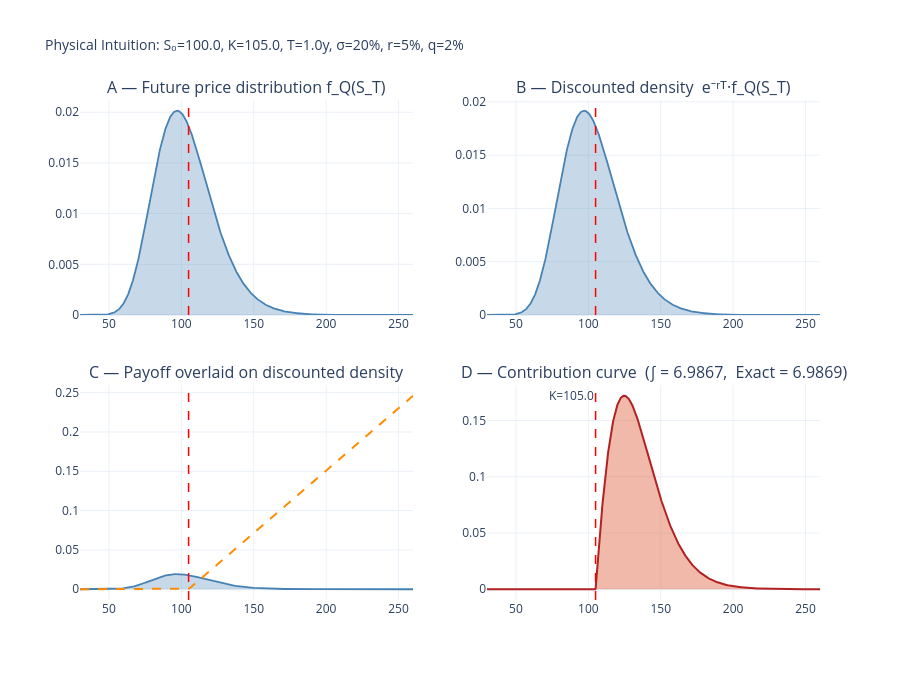

Notebook cell for this chart:
### Markdown cell above
## 3. The Four-Panel Visualization

The option price integral $C = \int \text{payoff}(S_T)\cdot e^{-rT}\cdot f_{\mathbb{Q}}(S_T)\,dS_T$
is built up in four steps:

| Panel | Shows |
|-------|-------|
| **A** | $f_{\mathbb{Q}}(S_T)$ — lognormal density of future price |
| **B** | $e^{-rT}\,f_{\mathbb{Q}}(S_T)$ — discounted (present-value-weighted) density |
| **C** | Payoff $\max(S_T-K,0)$ overlaid on the discounted density |
| **D** | **Contribution curve** $\text{payoff}\times e^{-rT}\,f_{\mathbb{Q}}(S_T)$; its area = $C$ |

The vertical dashed line marks the strike $K$. Scenarios to the left contribute nothing;
scenarios to the right contribute proportionally to their payoff and probability.

### Code cell
# Slightly OTM call for a cleaner picture
S0v, Kv, Tv = 100.0, 105.0, 1.0
rv, qv, sigv = 0.05, 0.02, 0.20

exact_v = bs_call(S0v, Kv, Tv, rv, qv, sigv)

# S_T grid
S_grid = np.linspace(30, 260, 1000)

# Lognormal PDF under Q
mu_log   = np.log(S0v) + (rv - qv - 0.5*sigv**2)*Tv
sig_log  = sigv * np.sqrt(Tv)
fQ       = lognorm.pdf(S_grid, s=sig_log, scale=np.exp(mu_log))

# Discounted density
disc     = np.exp(-rv * Tv)
fQ_disc  = disc * fQ

# Call payoff
payoff   = np.maximum(S_grid - Kv, 0.0)

# Contribution curve (Panel D)
contrib  = payoff * fQ_disc
area     = trapz(contrib, S_grid)   # numerical integral ≈ option price

# Scaled payoff for Panel C overlay (different y-scale from density)
payoff_sc = payoff / (Kv * 6)

FILL_A = 'rgba(70,130,180,0.30)'
FILL_B = 'rgba(70,130,180,0.30)'
FILL_D = 'rgba(220,80,40,0.40)'
LINE_BLUE   = dict(color='steelblue',   width=1.8)
LINE_ORANGE = dict(color='darkorange',  width=2.0, dash='dash')
LINE_RED    = dict(color='firebrick',   width=2.0)

fig = make_subplots(
    rows=2, cols=2,
    subplot_titles=[
        'A \u2014 Future price distribution f_Q(S_T)',
        'B \u2014 Discounted density  e\u207b\u02b3\u1d40\u00b7f_Q(S_T)',
        'C \u2014 Payoff overlaid on discounted density',
        f'D \u2014 Contribution curve  (\u222b = {area:.4f},  Exact = {exact_v:.4f})',
    ],
    vertical_spacing=0.14, horizontal_spacing=0.10
)

# ---- Panel A ----
fig.add_trace(go.Scatter(x=S_grid, y=fQ, fill='tozeroy', fillcolor=FILL_A,
    line=LINE_BLUE, showlegend=False, name='f_Q'), row=1, col=1)
fig.add_vline(x=Kv, line_dash='dash', line_color='red', line_width=1.5, row=1, col=1)

# ---- Panel B ----
fig.add_trace(go.Scatter(x=S_grid, y=fQ_disc, fill='tozeroy', fillcolor=FILL_B,
    line=LINE_BLUE, showlegend=False, name='discounted'), row=1, col=2)
fig.add_vline(x=Kv, line_dash='dash', line_color='red', line_width=1.5, row=1, col=2)

# ---- Panel C ----
fig.add_trace(go.Scatter(x=S_grid, y=fQ_disc, fill='tozeroy', fillcolor=FILL_B,
    line=LINE_BLUE, showlegend=False, name='density'), row=2, col=1)
fig.add_trace(go.Scatter(x=S_grid, y=payoff_sc,
    line=LINE_ORANGE, showlegend=False, name='payoff (scaled)'), row=2, col=1)
fig.add_vline(x=Kv, line_dash='dash', line_color='red', line_width=1.5, row=2, col=1)

# ---- Panel D ----
# Shade only the part right of K
mask = S_grid >= Kv
fig.add_trace(go.Scatter(
    x=np.concatenate([[Kv], S_grid[mask], [S_grid[mask][-1]]]),
    y=np.concatenate([[0],  contrib[mask], [0]]),
    fill='toself', fillcolor=FILL_D, line=dict(width=0),
    showlegend=False, name='contrib area'), row=2, col=2)
fig.add_trace(go.Scatter(x=S_grid, y=contrib,
    line=LINE_RED, showlegend=False, name='contribution'), row=2, col=2)
fig.add_vline(x=Kv, line_dash='dash', line_color='red', line_width=1.5,
    annotation_text=f'K={Kv}', annotation_position='top left', row=2, col=2)

fig.update_layout(
    title=dict(text=f'Physical Intuition: S\u2080={S0v}, K={Kv}, T={Tv}y, \u03c3={sigv:.0%}, r={rv:.0%}, q={qv:.0%}',
               font=dict(size=14)),
    template='plotly_white', height=680, showlegend=False
)
fig.show()

print(f'\nNumerical integral (Panel D area): {area:.6f}')
print(f'Exact BS price:                     {exact_v:.6f}')
print(f'Difference:                         {abs(area - exact_v):.2e}')

### Figure 1 — Plotly figure (JSON) as saved in the notebook; plotly's stock layout.template omitted (floating-point values rounded to 4 significant figures; data arrays with more than 128 entries replaced by an {"elided": "..."} marker saying what was removed)
{"data": [{"fill": "tozeroy", "fillcolor": "rgba(70,130,180,0.30)", "line": {"color": "steelblue", "width": 1.8}, "name": "f_Q", "showlegend": false, "type": "scatter", "x": {"elided": "1000 float values"}, "xaxis": "x", "y": {"elided": "1000 float values"}, "yaxis": "y"}, {"fill": "tozeroy", "fillcolor": "rgba(70,130,180,0.30)", "line": {"color": "steelblue", "width": 1.8}, "name": "discounted", "showlegend": false, "type": "scatter", "x": {"elided": "1000 float values"}, "xaxis": "x2", "y": {"elided": "1000 float values"}, "yaxis": "y2"}, {"fill": "tozeroy", "fillcolor": "rgba(70,130,180,0.30)", "line": {"color": "steelblue", "width": 1.8}, "name": "density", "showlegend": false, "type": "scatter", "x": {"elided": "1000 float values"}, "xaxis": "x3", "y": {"elided": "1000 float values"}, "yaxis": "y3"}, {"line": {"color": "darkorange", "dash": "dash", "width": 2}, "name": "payoff (scaled)", "showlegend": false, "type": "scatter", "x": {"elided": "1000 float values"}, "xaxis": "x3", "y": {"elided": "1000 float values"}, "yaxis": "y3"}, {"fill": "toself", "fillcolor": "rgba(220,80,40,0.40)", "line": {"width": 0}, "name": "contrib area", "showlegend": false, "type": "scatter", "x": {"elided": "676 float values"}, "xaxis": "x4", "y": {"elided": "676 float values"}, "yaxis": "y4"}, {"line": {"color": "firebrick", "width": 2}, "name": "contribution", "showlegend": false, "type": "scatter", "x": {"elided": "1000 float values"}, "xaxis": "x4", "y": {"elided": "1000 float values"}, "yaxis": "y4"}], "layout": {"annotations": [{"font": {"size": 16}, "showarrow": false, "text": "A — Future price distribution f_Q(S_T)", "x": 0.225, "xanchor": "center", "xref": "paper", "y": 1, "yanchor": "bottom", "yref": "paper"}, {"font": {"size": 16}, "showarrow": false, "text": "B — Discounted density  e⁻ʳᵀ·f_Q(S_T)", "x": 0.775, "xanchor": "center", "xref": "paper", "y": 1, "yanchor": "bottom", "yref": "paper"}, {"font": {"size": 16}, "showarrow": false, "text": "C — Payoff overlaid on discounted density", "x": 0.225, "xanchor": "center", "xref": "paper", "y": 0.43, "yanchor": "bottom", "yref": "paper"}, {"font": {"size": 16}, "showarrow": false, "text": "D — Contribution curve  (∫ = 6.9867,  Exact = 6.9869)", "x": 0.775, "xanchor": "center", "xref": "paper", "y": 0.43, "yanchor": "bottom", "yref": "paper"}, {"showarrow": false, "text": "K=105.0", "x": 105, "xanchor": "right", "xref": "x4", "y": 1, "yanchor": "top", "yref": "y4 domain"}], "height": 680, "shapes": [{"line": {"color": "red", "dash": "dash", "width": 1.5}, "type": "line", "x0": 105, "x1": 105, "xref": "x", "y0": 0, "y1": 1, "yref": "y domain"}, {"line": {"color": "red", "dash": "dash", "width": 1.5}, "type": "line", "x0": 105, "x1": 105, "xref": "x2", "y0": 0, "y1": 1, "yref": "y2 domain"}, {"line": {"color": "red", "dash": "dash", "width": 1.5}, "type": "line", "x0": 105, "x1": 105, "xref": "x3", "y0": 0, "y1": 1, "yref": "y3 domain"}, {"line": {"color": "red", "dash": "dash", "width": 1.5}, "type": "line", "x0": 105, "x1": 105, "xref": "x4", "y0": 0, "y1": 1, "yref": "y4 domain"}], "showlegend": false, "title": {"font": {"size": 14}, "text": "Physical Intuition: S₀=100.0, K=105.0, T=1.0y, σ=20%, r=5%, q=2%"}, "xaxis": {"anchor": "y", "domain": [0, 0.45]}, "xaxis2": {"anchor": "y2", "domain": [0.55, 1]}, "xaxis3": {"anchor": "y3", "domain": [0, 0.45]}, "xaxis4": {"anchor": "y4", "domain": [0.55, 1]}, "yaxis": {"anchor": "x", "domain": [0.57, 1]}, "yaxis2": {"anchor": "x2", "domain": [0.57, 1]}, "yaxis3": {"anchor": "x3", "domain": [0, 0.43]}, "yaxis4": {"anchor": "x4", "domain": [0, 0.43]}}}
